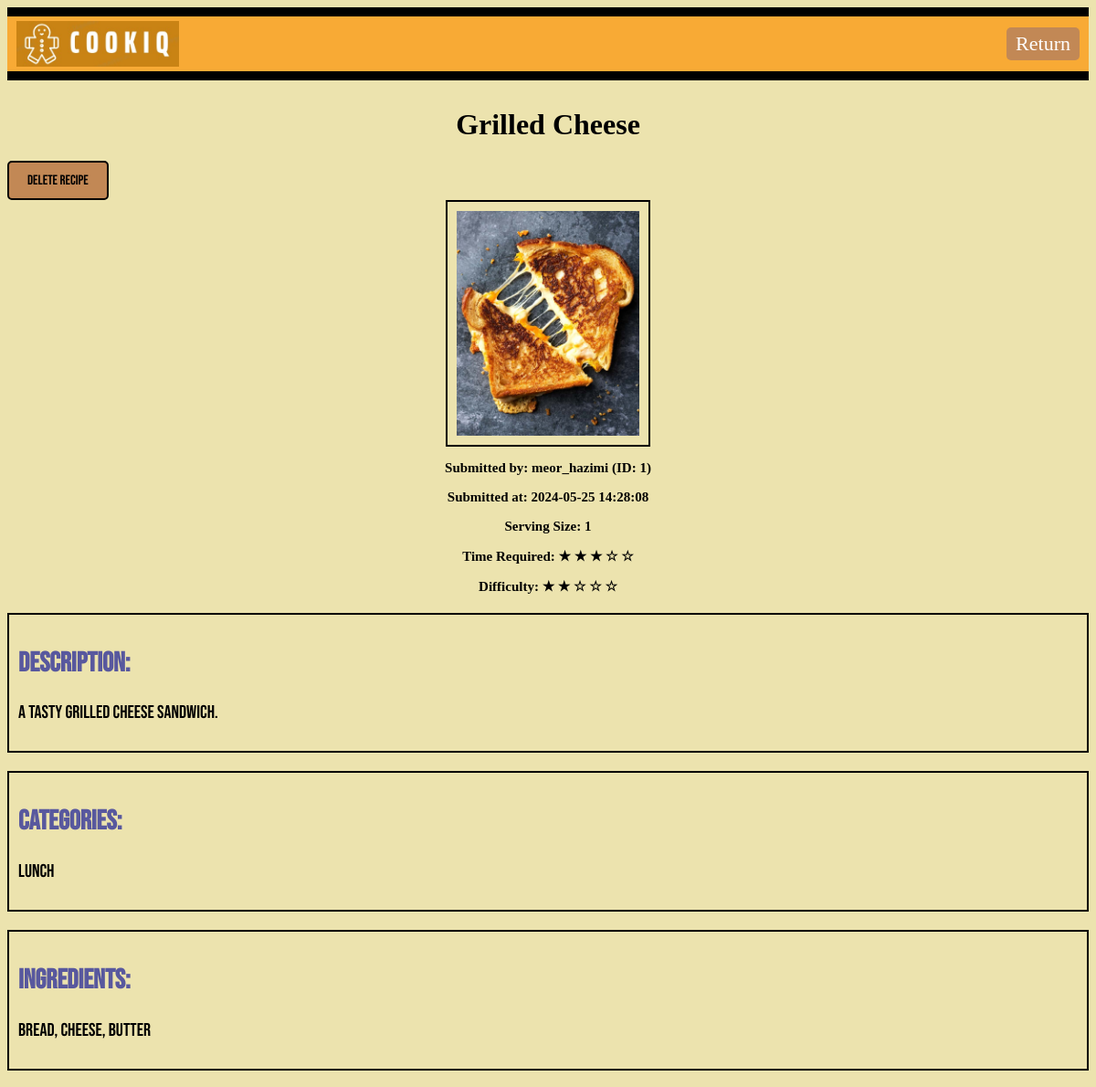
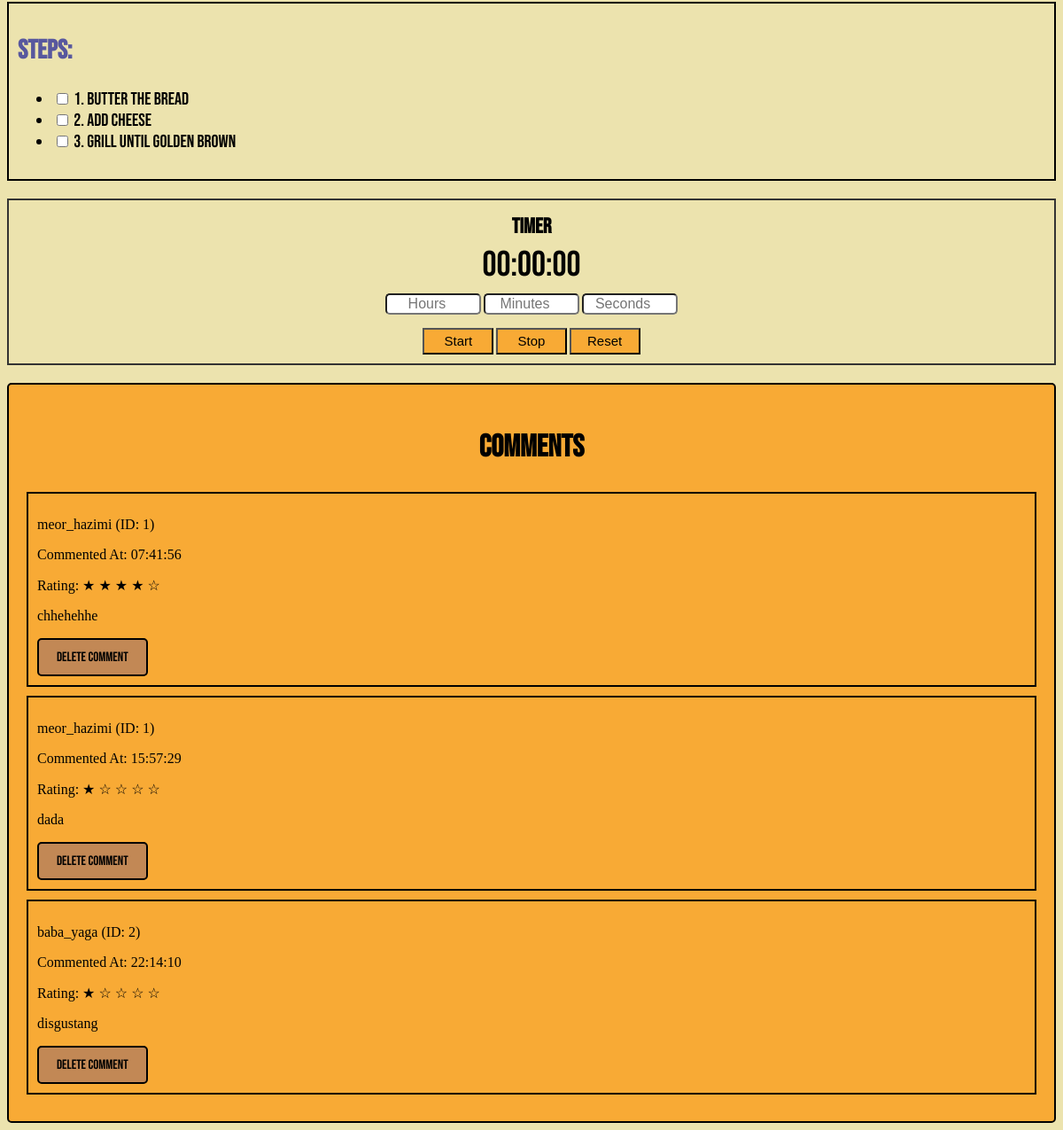
/admin/1/recipe/1?source=admin_browse_recipe (signed in), run on the app's committed database (2 pictures, top to bottom).
### models.py (models this page shows, shortened)
class Recipe(db.Model):
    id = db.Column(db.Integer, primary_key=True)
    recipe_name = db.Column(db.String(100), nullable=False)
    description = db.Column(db.Text, nullable=False)
    ingredients = db.Column(db.Text, nullable=False)
    steps = db.Column(db.Text, nullable=False)
    difficulty = db.Column(db.Integer, nullable=False)
    time_required = db.Column(db.Integer, nullable=False)
    serving_size = db.Column(db.Integer, nullable=False)
    submitted_at = db.Column(db.DateTime(timezone=True), default=lambda: datetime.now(timezone('Asia/Kuala_Lumpur')))
    approved = db.Column(db.Boolean, default=False)
    user_id = db.Column(db.Integer, db.ForeignKey('user.id', name='fk_recipe_user'), nullable=False)
    image_path = db.Column(db.String(255))  # Path to the image file
    submitted_by = db.Column(db.String(100), nullable=False)
    comments = db.relationship('Comment', backref='recipe', cascade="all, delete-orphan", lazy=True)
    reports = db.relationship('Report', back_populates='recipe', cascade="all, delete-orphan")
    categories = db.relationship('Category', secondary=recipe_category_association, backref=db.backref('recipes', lazy='dynamic'))

class Category(db.Model):
    id = db.Column(db.Integer, primary_key=True)
    name = db.Column(db.String(100), nullable=False, unique=True)
    group_id = db.Column(db.Integer, db.ForeignKey('category_group.id', name='fk_category_group'), nullable=True)

class Comment(db.Model):
    id = db.Column(db.Integer, primary_key=True)
    comment = db.Column(db.Text, nullable=False)
    rating = db.Column(db.Integer, nullable=False)
    image_url = db.Column(db.String(255))
    submitted_by = db.Column(db.String(100), nullable=False)
    commented_at = db.Column(db.DateTime(timezone=True), default=lambda: datetime.now(timezone('Asia/Kuala_Lumpur')))
    recipe_id = db.Column(db.Integer, db.ForeignKey('recipe.id', name='fk_comment_recipe'), nullable=False)
    user_id = db.Column(db.Integer, db.ForeignKey('user.id', name='fk_comment_user'), nullable=False)
    reports = db.relationship('Report', back_populates='comment', cascade="all, delete-orphan")

### main.py (the view)
@app.route('/admin/<int:admin_id>/recipe/<int:recipe_id>', methods=['GET', 'POST'])
def admin_recipe(admin_id, recipe_id):
    if "admin_id" not in session or session["admin_id"] != admin_id:
        return redirect(url_for("admin_login"))
    admin = Admin.query.get_or_404(admin_id)
    recipe = Recipe.query.get_or_404(recipe_id)
    comments = Comment.query.filter_by(recipe_id=recipe_id).all()
    source = request.args.get('source', 'admin_browse_recipe')
    return render_template('admin_recipe.html',admin=admin, recipe=recipe, comments=comments, source=source)

### templates/admin_recipe.html (shortened to what this page needs)
<!DOCTYPE html>
<html>
<head>
    <link rel="stylesheet" type="text/css" href="{{ url_for('static', filename='style.css') }}">
</head>
<body class="body">
    <div class="header">
        <img style="height: 50px;" src="{{ url_for('static', filename='Logo_CookiQ.jpeg') }}" alt="Logo_CookiQ">
        {% if source == 'view_reports' %}
            <a href="{{ url_for('view_reports', admin_id=admin.id, recipe_id=recipe.id) }}" class="ReturnButton">Return</a>
        {% elif source == 'admin_browse_recipe' %}
            <a href="{{ url_for('admin_browse_recipes', admin_id=admin.id, recipe_id=recipe.id) }}" class="ReturnButton">Return</a>
        {% endif %}
    </div>
    {% include '_flashes.html' %}
    <h1 class="indepth-recipe-title">{{ recipe.recipe_name }}</h1>
    <form action="{{ url_for('delete_recipe', admin_id=admin.id, recipe_id=recipe.id) }}" method="POST" style="display: inline;">
        <button type="submit" class="delete-indepth-button" onclick="return confirm('Are you sure you want to delete this recipe?')">Delete Recipe</button>
    </form>
    <div class="indepth-recipe-photo-container">
        <img src="/static/{{ recipe.image_path }}" class="indepth-recipe-photo" alt="Recipe Photo" style="max-width: 200px;">
        <div  class="submitted-by-date">
            <p>Submitted by: {{ recipe.submitted_by }}</p>
            <p>Submitted at: {{ recipe.submitted_at }}</p>
            <p>Serving Size: {{ recipe.serving_size }}</p>
            <p>Time Required:
                {% for i in range(recipe.time_required) %}
                    &#9733;
                {% endfor %}
                {% for i in range(5 - recipe.time_required) %}
                    &#9734;
                {% endfor %}
            </p>
            <p>Difficulty:
                {% for i in range(recipe.difficulty) %}
                    &#9733;
                {% endfor %}
                {% for i in range(5 - recipe.difficulty) %}
                    &#9734;
                {% endfor %}
            </p>
        </div>
    </div>
    <div class="indepth-recipe-details">
        <h2>Description:</h2>
        <p>{{ recipe.description }}</p>
    </div>
    <div class="indepth-recipe-details">
        <h2>Categories:</h2>
        <p>
            {% for category in recipe.categories %}
                {{ category.name }}{% if not loop.last %}, {% endif %}
            {% endfor %}
        </p>
    </div>
    <div class="indepth-recipe-details">
        <h2>Ingredients:</h2>
        <p>{{ recipe.ingredients }}</p>
    </div>
    <div class="indepth-recipe-details">
        <h2>Steps:</h2>
        <ul>
            {% for step in recipe.steps.split('\n') %}
                {% if step %}
                    <li>
                        <input type="checkbox" id="step{{ loop.index }}" name="step{{ loop.index }}">
                        <label for="step{{ loop.index }}">{{ step }}</label>
                    </li>
                {% endif %}
            {% endfor %}
        </ul>
    </div>
    <div class="timer-container">
        <h2>Timer</h2>
        <p id="timer">00:00:00</p>
        <div>
            <input type="number" id="hours" min="0" placeholder="Hours">
            <input type="number" id="minutes" min="0" max="59" placeholder="Minutes">
            <input type="number" id="seconds" min="0" max="59" placeholder="Seconds">
        </div>
        <div>
            <button onclick="startCountdown()">Start</button>
            <button onclick="stopCountdown()">Stop</button>
            <button onclick="resetCountdown()">Reset</button>
        </div>
    </div>
    <div class="comment-section">
        <h2>Comments</h2>
        {% for comment in comments %}
        <div class="comment">
            <div class="comment-content">
                <p>{{ comment.submitted_by }}</p>
                <p>Commented At: {{ comment.commented_at.strftime('%H:%M:%S') }}</p>
                <p>Rating:
                    {% for i in range(comment.rating) %}
                        &#9733;
                    {% endfor %}
                    {% for i in range(5 - comment.rating) %}
                        &#9734;
                    {% endfor %}
                </p>
                <p>{{ comment.comment }}</p>
                <form action="{{ url_for('delete_comment', admin_id=admin.id, comment_id=comment.id) }}" method="POST" style="display:inline;">
                    <button type="submit" class="delete-indepth-button" onclick="return confirm('Are you sure you want to delete this comment?')">Delete Comment</button>
                </form>
            </div>
        </div>
        {% endfor %}
    </div>
</body>
</html>

### static/style.css (style rules this page uses)
.header { display: flex; align-items: center; justify-content: space-between; background-color: #f8aa35; border-top: 10px solid #000; border-bottom: 10px solid #000; margin-bottom: 20px; padding: 5px 10px; }
.body { background-color: #ece3ae; }
.ReturnButton { padding: 5px 10px; border-radius: 5px; background-color: #c28855; color: #fff; font-size: 22px; font-weight: 300; cursor: pointer; text-decoration: none; left: 20px; }
.submit-button, .delete-indepth-button, .report-button { padding: 10px 20px; background-color: #c28855; border: 2px solid #000000; border-radius: 5px; cursor: pointer; text-align: center; font-family: 'Bebas Neue', sans-serif; font-size: 15px; transition: background-color 0.3s; z-index: 1; }
.indepth-recipe-title { text-align: center; margin-top: 30px; }
.indepth-recipe-photo-container { text-align: center; margin-bottom: 20px; }
.indepth-recipe-photo { display: block; margin: 0 auto; border: 2px solid #000; padding: 10px; max-width: 100%; height: auto; }
.submitted-by-date { font-weight: bold; font-size: 15px; }
.indepth-recipe-details { font-family: 'Bebas Neue', sans-serif; border: 2px solid #000; padding: 10px; margin-bottom: 20px; font-size: 20px; }
.indepth-recipe-details h2 { color: rgb(88, 88, 158); font-size: 30px; }
.comment-section { background-color: #f8aa35; border: 2px solid #000; border-radius: 5px; padding: 20px; margin-top: 20px; }
.comment-section h2 { text-align: center; font-family: 'Bebas Neue', sans-serif; font-size: 35px; }
.comment { border: 2px solid #000000; padding: 10px; margin-bottom: 10px; }
.timer-container { border: 2px solid #333; padding: 10px; text-align: center; font-family: 'Bebas Neue', sans-serif; }
.timer-container p { font-size: 40px; margin-top: 5px; margin-bottom: 5px; }
.timer-container h2 { margin-bottom: 5px; margin-top: 5px; }
.timer-container button { width: 80px; height: 30px; background-color: #f8aa35; transition: background-color 0.3s; font-size: 15px; }
.timer-container input { margin-top: 3px; margin-bottom: 15px; width: 100px; font-size: 16px; border-radius: 5px; text-align: center; }

### data on the page
Recipe: recipe_name "Grilled Cheese", image_path (picture), submitted_by "meor_hazimi (ID: 1)", submitted_at "2024-05-25 14:28:08", serving_size "1", time_required 3 (drawn), difficulty 2 (drawn), description "A tasty grilled cheese sandwich.", ingredients "Bread, Cheese, Butter"
Category: name "Lunch"
Comment: submitted_by "meor_hazimi (ID: 1)", commented_at "07:41:56", rating 4 (drawn), comment "chhehehhe"
Comment: submitted_by "meor_hazimi (ID: 1)", commented_at "15:57:29", rating 1 (drawn), comment "dada"
Comment: submitted_by "baba_yaga (ID: 2)", commented_at "22:14:10", rating 1 (drawn), comment "disgustang"

### other printed values
{{ step }} "1. Butter the bread" "2. Add cheese" "3. Grill until golden brown"
